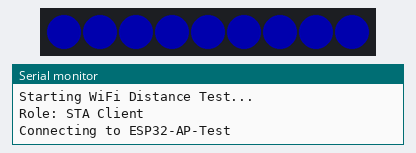
The sketch below on a simulated ESP32-S3. Parts: 9 RGB LEDs in strip order, left to right, the last lines printed to the serial monitor. Dim RGB values are drawn brighter than linear; WiFi joins after 1.5 s; servers stay silent unless stated.

Above: at 0.6 s.
At 2.2 s:
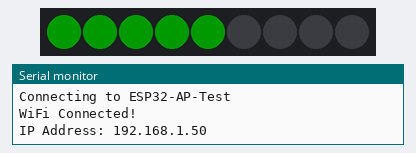

Measured:
- what the display in image 0 shows lasts 1.7 s, from 0.5 s to 2.2 s

The sketch:

wifi_test.ino
```cpp
#include <WiFi.h>
#include <FastLED.h>

/*
 * AP模式：
 *  黄色常亮：AP已启动，正在等待客户端连接。
 *  绿色常亮：有客户端成功连接。
 * STA模式：
 *  蓝色常亮：正在扫描并尝试连接AP。
 *  绿色常亮：已成功连接到AP。
 *  红色常亮：连接断开或在指定时间内未能连接成功
 */

// --- 角色定义 ---
// 取消注释以启用AP模式；注释掉则为STA（客户端）模式
// #define ROLE_AP

// --- WiFi凭证 (STA模式需要连接的目标AP) ---
const char *ssid = "ESP32-AP-Test";
const char *password = "12345678";

// --- RGB LED 定义 ---
#define RGB_PIN 33     // LED灯带数据引脚 (请根据您的ESP32-S3板子修改)
#define NUM_RGB_LEDS 9 // LED数量
#define LED_TYPE WS2812B
#define COLOR_ORDER GRB
#define BRIGHTNESS 50 // 亮度 (0-255)

CRGB g_leds[NUM_RGB_LEDS];

// 定义LED状态
enum LedState
{
    STATE_AP_WAITING,      // AP模式: 等待连接
    STATE_AP_CONNECTED,    // AP模式: 客户端已连接
    STATE_STA_SCANNING,    // STA模式: 扫描和连接中
    STATE_STA_CONNECTED,   // STA模式: 已连接
    STATE_STA_DISCONNECTED // STA模式: 连接断开
};
volatile LedState g_ledState; // 当前LED状态

unsigned long lastWifiCheck = 0; // 用于非阻塞检查WiFi状态的计时器

// LED更新函数
void updateLedStatus() {
  switch (g_ledState) {
    case STATE_AP_WAITING: // AP等待连接: 黄色常亮
      fill_solid(g_leds, NUM_RGB_LEDS, CRGB::Yellow);
      break;

    case STATE_AP_CONNECTED: // AP已连接: 绿色常亮
      fill_solid(g_leds, NUM_RGB_LEDS, CRGB::Green);
      break;

    case STATE_STA_SCANNING: // STA扫描中: 蓝色常亮
      fill_solid(g_leds, NUM_RGB_LEDS, CRGB::Blue);
      break;

    case STATE_STA_CONNECTED: // STA已连接: 根据RSSI显示绿色灯条
      {
        long rssi = WiFi.RSSI();
        int ledsToShow = map(constrain(rssi, -90, -30), -90, -30, 1, NUM_RGB_LEDS);
        fill_solid(g_leds, NUM_RGB_LEDS, CRGB::Black);
        fill_solid(g_leds, ledsToShow, CRGB::Green);
      }
      break;

    case STATE_STA_DISCONNECTED: // STA已断开: 红色常亮
      fill_solid(g_leds, NUM_RGB_LEDS, CRGB::Red);
      break;
  }
}

void setup()
{
    Serial.begin(115200);
    Serial.println("\nStarting WiFi Distance Test...");

    // 初始化FastLED
    FastLED.addLeds<LED_TYPE, RGB_PIN, COLOR_ORDER>(g_leds, NUM_RGB_LEDS).setCorrection(TypicalLEDStrip);
    FastLED.setBrightness(BRIGHTNESS);
    fill_solid(g_leds, NUM_RGB_LEDS, CRGB::Black);
    FastLED.show();
    delay(500);

#ifdef ROLE_AP
    // AP (服务器) 模式设置
    Serial.println("Role: AP Server");
    g_ledState = STATE_AP_WAITING;
    WiFi.softAP(ssid, password);
    IPAddress apIP = WiFi.softAPIP();
    Serial.print("AP IP address: ");
    Serial.println(apIP);
#else
    // STA (客户端) 模式设置
    Serial.println("Role: STA Client");
    g_ledState = STATE_STA_SCANNING;
    WiFi.mode(WIFI_STA);
    WiFi.begin(ssid, password);
    Serial.print("Connecting to ");
    Serial.println(ssid);
#endif
}

void loop()
{
    // 每200毫秒检查一次WiFi状态，避免过于频繁
    if (millis() - lastWifiCheck > 200)
    {
#ifdef ROLE_AP
        // AP模式逻辑
        if (WiFi.softAPgetStationNum() > 0)
        {
            if (g_ledState != STATE_AP_CONNECTED)
            {
                Serial.println("Client Connected!");
                g_ledState = STATE_AP_CONNECTED;
            }
        }
        else
        {
            if (g_ledState != STATE_AP_WAITING)
            {
                Serial.println("Client Disconnected. Waiting for new connection...");
                g_ledState = STATE_AP_WAITING;
            }
        }
#else
        // STA模式逻辑
        if (WiFi.status() == WL_CONNECTED)
        {
            if (g_ledState != STATE_STA_CONNECTED)
            {
                Serial.println("\nWiFi Connected!");
                Serial.print("IP Address: ");
                Serial.println(WiFi.localIP());
                g_ledState = STATE_STA_CONNECTED;
            }
        }
        else
        {
            if (g_ledState != STATE_STA_SCANNING)
            {
                // 如果之前是连接状态，现在断开了，就显示红色
                if (g_ledState == STATE_STA_CONNECTED)
                {
                    Serial.println("WiFi Disconnected! Reconnecting...");
                    WiFi.reconnect();
                }
                g_ledState = STATE_STA_SCANNING;
            }
        }
#endif
        lastWifiCheck = millis();
    }

    // 持续更新LED状态并显示
    updateLedStatus();
    FastLED.show();

    delay(10);
}
```
